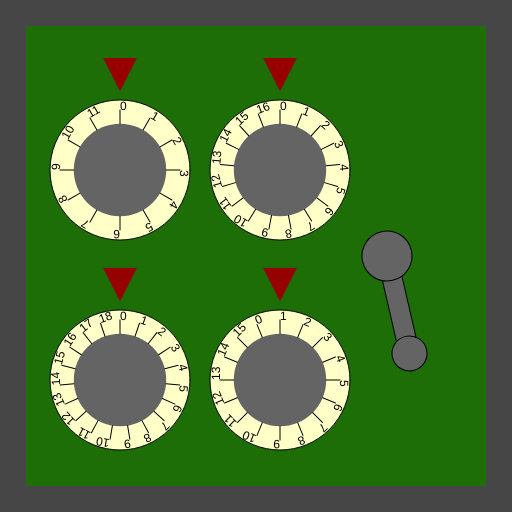
Frame 1 (no input)
Frame 60 (no input): identical to frame 1, image omitted
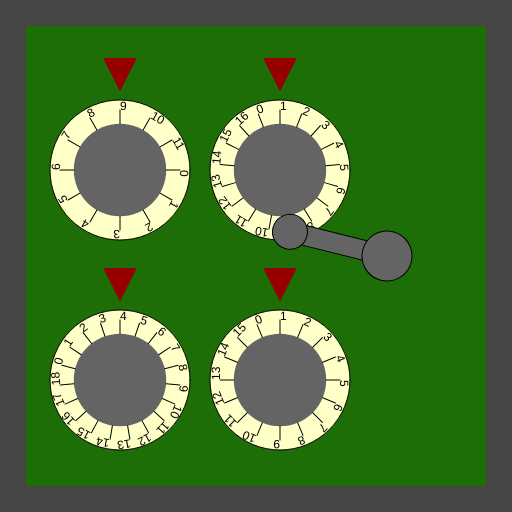
Frame 120 (the mouse pressed at the canvas centre since frame 60)

The p5.js sketch that drew these frames (run headless with seeded random() and noise() and a simulated clock; from frame 60 on, the mouse is pressed at the canvas centre):

// p5.js sketch
// ── sketch.js
/*

Officer: 5533988
CaseNum: 303-2-56050845-5533988

Case 303 - The Case of the Crooked Attorney
Stage 3 - The Gates Bank

I’ve made an appointment for you at the Gates Bank to retrieve your safe deposit box from the vault.
Actually you will break into Torvalds’ one.

Crack the safe by doing the following:

	Whilst the mouse is moving:
	- Make Cryptic_box_value0 equal to the value of mouseX
	- Use the 'min' function to prevent Cryptic_box_value0 from going above 9

	When the mouse button is pressed:
	- Decrement Cryptic_box_value1 by 2
	- Use the 'constrain' function to prevent Cryptic_box_value1 from falling below 4 and going above 16

	When the mouse button is pressed:
	- Make Cryptic_box_value2 equal to the value of mouseY
	- Use the 'max' function to prevent Cryptic_box_value2 from falling below 1

	Whilst the mouse is moving:
	- Decrement Cryptic_box_value3 by 1
	- Use the 'constrain' function to prevent Cryptic_box_value3 from falling below 1 and going above 12

	Whilst the mouse is moving:
	- Make Cryptic_box_value4 equal to the value of mouseY
	- Use the 'max' function to prevent Cryptic_box_value4 from falling below 13



This time you'll need to create the relevant event handlers yourself.

There are many possible ways of investigating this case, but you
should use ONLY the following commands:

	- The assignment operator aka. the equals sign !
	- mouseX, mouseY
	- Incrementing +=
	- Decrementing -=
	- min, max
	- constrain

*/

//declare the variables

var Cryptic_box_value0;
var Cryptic_box_value1;
var Cryptic_box_value2;
var Cryptic_box_value3;
var Cryptic_box_value4;


function preload()
{
	//IMAGES WILL BE LOADED HERE

}

function setup()
{
	createCanvas(512,512);

	//initialise the variables
	Cryptic_box_value0 = 0;
	Cryptic_box_value1 = 0;
	Cryptic_box_value2 = 0;
	Cryptic_box_value3 = 0;
	Cryptic_box_value4 = 0;

}

///////////////////EVENT HANDLERS///////////////////

//Create event handlers here to open the safe ...

function mouseMoved() {
	Cryptic_box_value0 = mouseX;
	Cryptic_box_value0 = min(Cryptic_box_value0, 9);
	Cryptic_box_value3 -= 1;
	Cryptic_box_value3 = constrain(Cryptic_box_value3, 1, 12);
	Cryptic_box_value4 = mouseY;
	Cryptic_box_value4 = max(Cryptic_box_value4, 13);
}

function mousePressed() {
	Cryptic_box_value1 -= 2;
	Cryptic_box_value1 = constrain(Cryptic_box_value1, 4, 16);
	Cryptic_box_value2 = mouseY;
	Cryptic_box_value2 = max(Cryptic_box_value2, 1);
}
///////////////DO NOT CHANGE CODE BELOW THIS POINT///////////////////

function draw()
{

	//Draw the safe door
	background(70);
	noStroke();
	fill(29,110,6);
	rect(26,26,width-52,width-52);

	//Draw the combination dials
	push();
	translate(120,170);
	drawDial(140,Cryptic_box_value0, 12);
	pop();

	push();
	translate(120,380);
	drawDial(140,Cryptic_box_value1, 19);
	pop();

	push();
	translate(280,170);
	drawDial(140,Cryptic_box_value2, 17);
	pop();

	push();
	translate(280,380);
	drawDial(140,Cryptic_box_value3, 16);
	pop();

	//Draw the lever
	push();
	translate(width - 125,256);
	drawLever(Cryptic_box_value4);
	pop();


}

function drawDial(diameter,num,maxNum)
{
	//the combination lock

	var r = diameter * 0.5;
	var p = r * 0.6;

	stroke(0);
	fill(255,255,200);
	ellipse(0,0,diameter,diameter);
	fill(100);
	noStroke();
	ellipse(0,0,diameter*0.66,diameter*0.66);
	fill(150,0,0);
	triangle(
		-p * 0.4,-r-p,
		p * 0.4,-r-p,
		0,-r-p/5
	);

	noStroke();

	push();
	var inc = 360/maxNum;

	rotate(radians(-num * inc));
	for(var i = 0; i < maxNum; i++)
	{
		push();
		rotate(radians(i * inc));
		stroke(0);
		line(0,-r*0.66,0,-(r-10));
		noStroke();
		fill(0);
		text(i,0,-(r-10));
		pop();
	}

	pop();
}

function drawLever(rot)
{
	push();
	rotate(radians(-rot))
	stroke(0);
	fill(100);
	rect(-10,0,20,100);
	ellipse(0,0,50,50);
	ellipse(0,100,35,35);
	pop();
}
